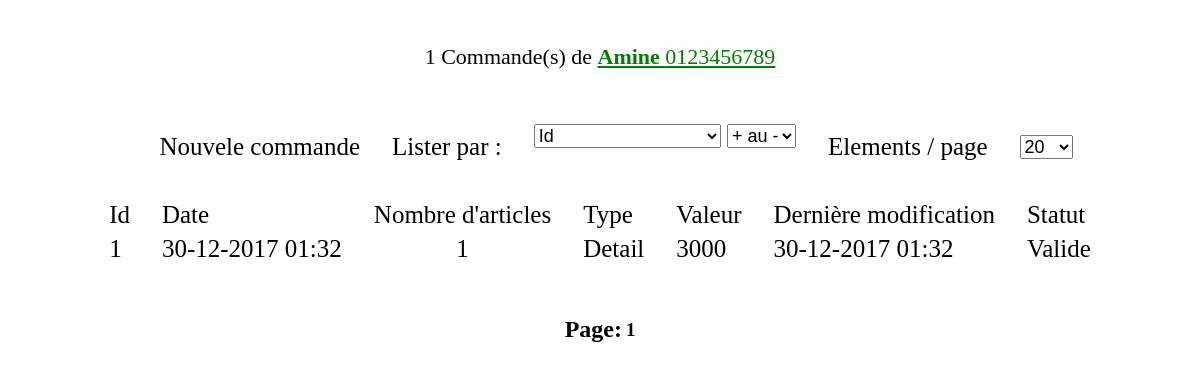
The page /orders.php?contactid=1 on the database its author committed.
### tables this page shows
CREATE TABLE `contacts` (
  `id` int(11) NOT NULL AUTO_INCREMENT,
  `name` text NOT NULL,
  `contact` text NOT NULL,
  `com` text NOT NULL,
  PRIMARY KEY (`id`)
);

CREATE TABLE `orders` (
  `id` int(11) NOT NULL AUTO_INCREMENT,
  `operation_type` text NOT NULL,
  `contact_id` int(11) NOT NULL,
  `contact_name` text NOT NULL,
  `price` float(15,2) NOT NULL,
  `pricea` float(15,2) NOT NULL,
  `b` float(15,2) NOT NULL,
  `time` int(11) NOT NULL,
  `last_modified` int(11) NOT NULL,
  `status` text NOT NULL,
  PRIMARY KEY (`id`)
);

### orders.php (the view, shortened to what this page needs)
<html><head>
<link href="css/style2.css" type="text/css" rel="stylesheet"/>
</head><body>
<?php
include_once ('database_connection.php');
if(isset($_GET['contactid']) ){
    $contactid=$_GET['contactid'];
	$query1="select name, contact, com from contacts WHERE id='$contactid'";
	$result1 = mysqli_query($dbc,$query1);
	$row1=mysqli_fetch_array($result1,MYSQLI_ASSOC);
	if($result1){
			if(mysqli_affected_rows($dbc)!=0){
			$name=$row1['name'];
			$region=$row1['com'];
			$contact=$row1['contact'];
if(isset($_GET['by'])){
$by=$_GET['by'];
$elementsperpage=$_GET['elementsperpage'];
$order=$_GET['order'];
}else{
	$elementsperpage=20;
	$by="id";
	$order="desc";
}
if(isset($_GET['page'])){
$page=$_GET['page'];
	$from=(($page-1)*$elementsperpage);
}else{
	$page="1";
	$from=0;
}
$to=$elementsperpage;
$numberOfOrders=mysqli_affected_rows($dbc);
        $numberOfPages=$numberOfOrders/$elementsperpage;
        $numberOfPages+=1;
?>
<br><br><div align="center" style="font-size:22px;">
<?php echo $numberOfOrders; ?> Commande(s) de
	<?php echo "<a style='color:green'href='contactinfos.php?id=$contactid'><u><b>$name</b> $region $contact</u></a></div><br><br>"; ?>
<table align='center' id='contacttable'><tr>
	<td></td><td><a href='addorder.php?contactid=<?php echo $contactid; ?>'>Nouvele commande</a></td><td>Lister par :</td><td>
	<form methode="get" name='order'>
	<select style="font-size:18px;" name="by"  onchange=" document.order.submit()">
	<option value="id" <?php if($by == "id"){echo 'selected'; }?> >Id</option>
	</select>
<select style="font-size:18px;" name="order" onchange=" document.order.submit()">
	<option value="desc" >+ au -</option>
	</select></td><td>Elements / page</td><td><select style="font-size:18px;" name="elementsperpage" onchange=" document.order.submit()">
	<option value="20" >20</option>
	</select></form></table>
<table align="center" id='contacttable' ><tr><td>Id</td><td>Date</td><td>Nombre d&#39;articles</td><td>Type</td><td>Valeur</td><td>Derni&egrave;re modification</td><td>Statut</td></tr>
<?php
$query1="select * from orders WHERE contact_id='$contactid' ORDER BY $by $order limit $from, $to";
	$result1 = mysqli_query($dbc,$query1);
	if($result1){
		if(mysqli_affected_rows($dbc)!=0){
		    	while($row1 = mysqli_fetch_array($result1,MYSQLI_ASSOC)){
		    $time=$row1['time'];
		    $time= date("d-m-Y h:i",$time);
		    $ot=$row1['operation_type'];
		    $last_modified=$row1['last_modified'];
		    $last_modified= date("d-m-Y h:i",$last_modified);
		    $status=$row1['status'];
		    if($status==0){
		    	$status="<font color='red'>Annulé</font>";
		    }else{
		    	$status="Valide";
		    }
		    $sumArticles=0;
		    		$orderids=$row1['id'];
$query2="select price, q from articles WHERE order_id='$orderids'";
		$result2 = mysqli_query($dbc,$query2);
		$numberOfArticles=mysqli_affected_rows($dbc);
		    	while($row2 = mysqli_fetch_array($result2,MYSQLI_ASSOC)){
		    		$sumArticles+=$row2['price']*$row2['q'];}
		    	echo"<tr><td><a href='orderinfos.php?id=$orderids'>$orderids</a></td><td><a href='orderinfos.php?id=$orderids'>$time</a></td>
		    	<td align='center'><a href='orderinfos.php?id=$orderids'>$numberOfArticles</a></td>
		    	<td><a href='orderinfos.php?id=$orderids'>$ot</a></td>
		    	<td><a href='orderinfos.php?id=$orderids'>$sumArticles</a></td><td><a href='orderinfos.php?id=$orderids'>$last_modified</a></td>
		    	<td><a href='orderinfos.php?id=$orderids'>$status</a></td></tr>";
		    	}
echo'</table><br><br><div align="center">';
 $i=1;
 echo "<table id='pages'><tr><td><h2>Page:</h2></td> ";
    while($i<$numberOfPages){
    	if($i!=$page){
    	echo "<td> <a href='?contactid=$contactid&order=$order&by=$by&page=$i&elementsperpage=$elementsperpage'> <h2>$i</h2>  </a></td>";
    }else{
    	echo "<td> <a href='?contactid=$contactid&order=$order&by=$by&page=$i&elementsperpage=$elementsperpage' style='color:black;'> <h3>$i</h3>  </a></td>";
    }
    	$i++;
    }
    echo '</tr></table></div>';
} }}}}
    ?>
</body>
</html>

### css/style2.css (style rules this page uses)
a { text-decoration:none; color:blue; }
#contacttable { font-size: 25px; padding:10px; }
#contacttable a { color:black; }
#contacttable td { padding:2px 15px; }
#pages a { color:green; }

### rows shown on the page
contacts: name "Amine", contact "0123456789"
orders: id "1", time "30-12-2017 01:32", numberOfArticles "1", operation_type "Detail", sumArticles "3000", last_modified "30-12-2017 01:32", status "Valide"

### other values the page prints
$numberOfOrders "1"
